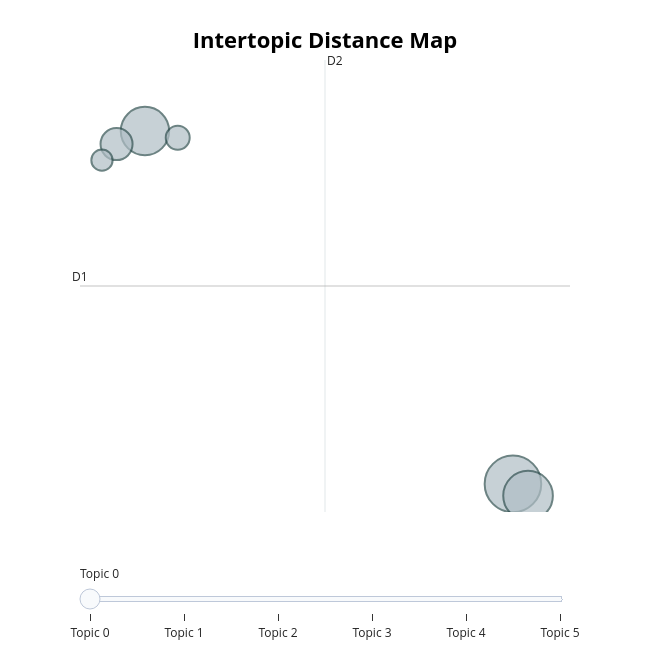

Notebook code for this chart:
### Code cell
topic_model.visualize_topics()

### Figure 1 — Plotly figure (JSON) as saved in the notebook; plotly's stock layout.template omitted (floating-point values rounded to 4 significant figures)
{"data": [{"customdata": [[0, "me | my | and | the | thy", 78], [1, "my | you | the | me | and", 60], [2, "the | of | lord | and | his", 57], [3, "the | and | of | he | their", 25], [4, "the | lord | from | of | shall", 14], [5, "you | the | and | your | of", 11]], "hovertemplate": "<b>Topic %{customdata[0]}</b><br>%{customdata[1]}<br>Size: %{customdata[2]}", "legendgroup": "", "marker": {"color": "#B0BEC5", "line": {"color": "DarkSlateGrey", "width": 2}, "size": [78, 60, 57, 25, 14, 11], "sizemode": "area", "sizeref": 0.04875, "symbol": "circle"}, "mode": "markers", "name": "", "orientation": "v", "showlegend": false, "type": "scatter", "x": [5.901, 6.238, -2.307, -2.94, -1.576, -3.266], "xaxis": "x", "y": [3.442, 3.105, 13.51, 13.14, 13.32, 12.68], "yaxis": "y"}], "layout": {"annotations": [{"showarrow": false, "text": "D1", "x": -3.755, "y": 9.09, "yshift": 10}, {"showarrow": false, "text": "D2", "x": 1.709, "xshift": 10, "y": 15.54}], "height": 650, "hoverlabel": {"bgcolor": "white", "font": {"family": "Rockwell", "size": 16}}, "legend": {"itemsizing": "constant", "tracegroupgap": 0}, "margin": {"t": 60}, "shapes": [{"line": {"color": "#CFD8DC", "width": 2}, "type": "line", "x0": 1.709, "x1": 1.709, "y0": 2.639, "y1": 15.54}, {"line": {"color": "#9E9E9E", "width": 2}, "type": "line", "x0": -3.755, "x1": 7.173, "y0": 9.09, "y1": 9.09}], "sliders": [{"active": 0, "pad": {"t": 50}, "steps": [{"args": [{"marker.color": [["red", "#B0BEC5", "#B0BEC5", "#B0BEC5", "#B0BEC5", "#B0BEC5"]]}], "label": "Topic 0", "method": "update"}, {"args": [{"marker.color": [["#B0BEC5", "red", "#B0BEC5", "#B0BEC5", "#B0BEC5", "#B0BEC5"]]}], "label": "Topic 1", "method": "update"}, {"args": [{"marker.color": [["#B0BEC5", "#B0BEC5", "red", "#B0BEC5", "#B0BEC5", "#B0BEC5"]]}], "label": "Topic 2", "method": "update"}, {"args": [{"marker.color": [["#B0BEC5", "#B0BEC5", "#B0BEC5", "red", "#B0BEC5", "#B0BEC5"]]}], "label": "Topic 3", "method": "update"}, {"args": [{"marker.color": [["#B0BEC5", "#B0BEC5", "#B0BEC5", "#B0BEC5", "red", "#B0BEC5"]]}], "label": "Topic 4", "method": "update"}, {"args": [{"marker.color": [["#B0BEC5", "#B0BEC5", "#B0BEC5", "#B0BEC5", "#B0BEC5", "red"]]}], "label": "Topic 5", "method": "update"}]}], "title": {"font": {"color": "Black", "size": 22}, "text": "<b>Intertopic Distance Map</b>", "x": 0.5, "xanchor": "center", "y": 0.95, "yanchor": "top"}, "width": 650, "xaxis": {"anchor": "y", "domain": [0, 1], "range": [-3.755, 7.173], "title": {"text": ""}, "visible": false}, "yaxis": {"anchor": "x", "domain": [0, 1], "range": [2.639, 15.54], "title": {"text": ""}, "visible": false}}}
